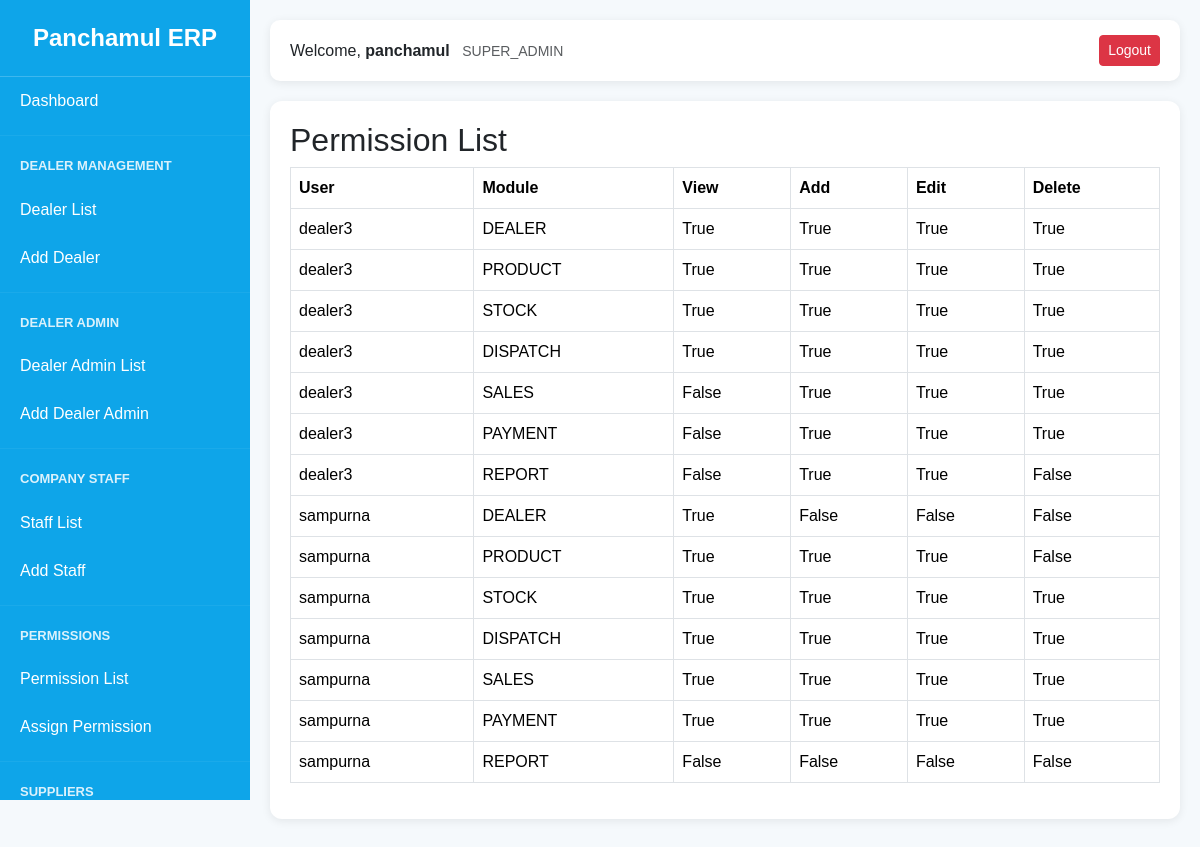
The app's page /permissions/ (signed in), older data.
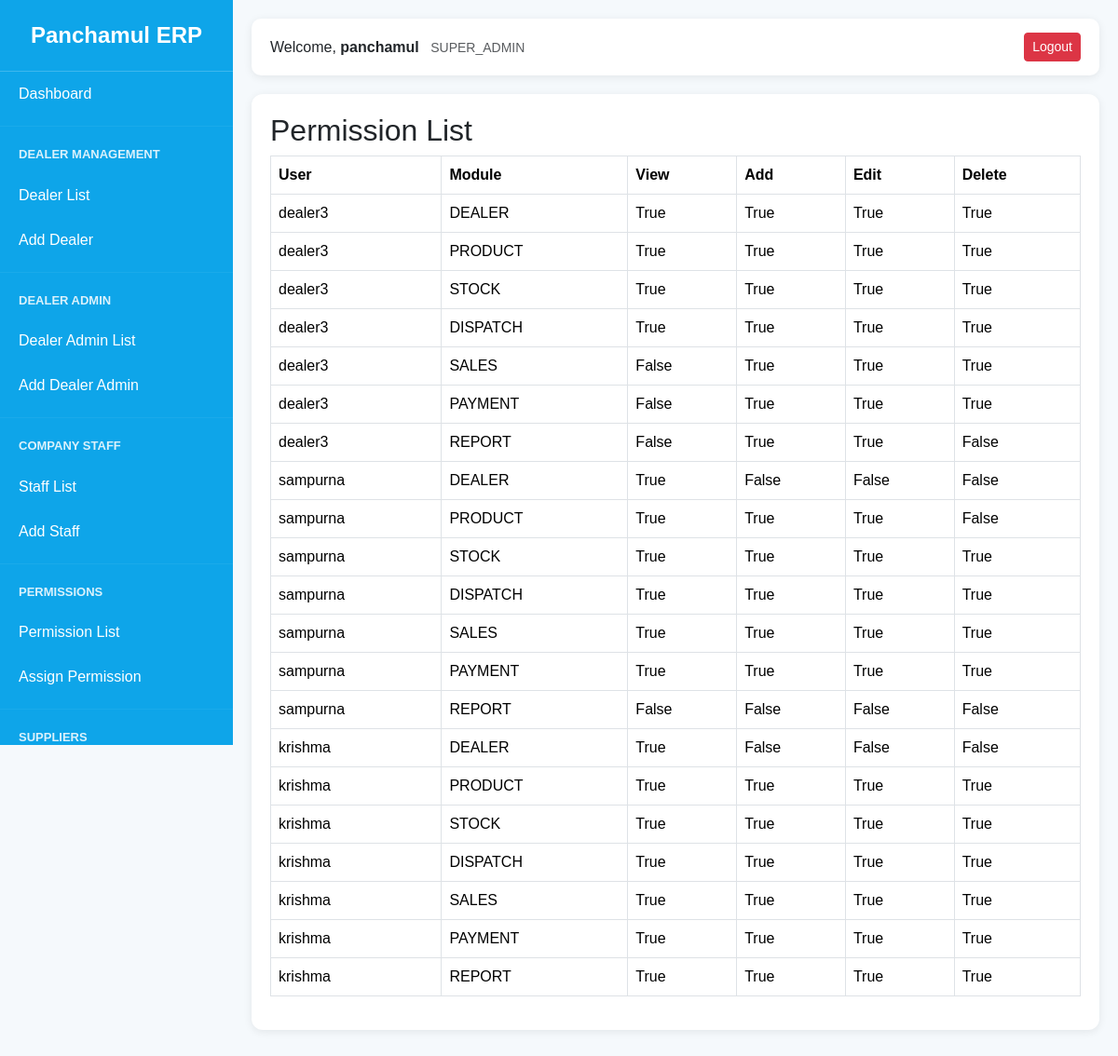
The same page, newer data.
### accounts/models.py (models this page shows, shortened)
class User(AbstractUser):
    ROLE_CHOICES = (
        ('SUPER_ADMIN', 'Super Admin'),
        ('COMPANY_STAFF', 'Company Staff'),
        ('DEALER_ADMIN', 'Dealer Admin'),
        ('DEALER_STAFF', 'Dealer Staff'),
    )
    role = models.CharField(
        max_length=20,
        choices=ROLE_CHOICES
    )
    phone = models.CharField(
        max_length=20,
        blank=True,
        null=True
    )
    is_active_user = models.BooleanField(
        default=True
    )

class ModulePermission(models.Model):
    MODULES = (
        ('DEALER', 'Dealer'),
        ('PRODUCT', 'Product'),
        ('STOCK', 'Stock'),
        ('DISPATCH', 'Dispatch'),
        ('SALES', 'Sales'),
        ('PAYMENT', 'Payment'),
        ('REPORT', 'Report'),
    )
    user = models.ForeignKey(
        User,
        on_delete=models.CASCADE
    )
    module = models.CharField(
        max_length=50,
        choices=MODULES
    )
    can_view = models.BooleanField(default=False)
    can_add = models.BooleanField(default=False)
    can_edit = models.BooleanField(default=False)
    can_delete = models.BooleanField(default=False)
    class Meta:
        unique_together = (
            'user',
            'module'
        )

### accounts/views.py (the view)
@login_required
def permission_list(request):
    permissions = ModulePermission.objects.select_related(
        'user'
    )
    return render(
        request,
        'dashboard/super_admin/permission_list.html',
        {
            'permissions': permissions
        }
    )

### accounts/context_processors.py (called while the page is built)
def user_permissions(request):
    permissions = {}
    if request.user.is_authenticated:
        perms = ModulePermission.objects.filter(
            user=request.user
        )
        for p in perms:
            permissions[p.module] = p
    return {
        'user_permissions': permissions
    }

### templates/dashboard/super_admin/permission_list.html
{% extends 'dashboard/base.html' %}
{% block content %}
<div class="card-box">
<h2>Permission List</h2>
<table class="table table-bordered">
<thead>
<tr>
<th>User</th>
<th>Module</th>
<th>View</th>
<th>Add</th>
<th>Edit</th>
<th>Delete</th>
</tr>
</thead>
<tbody>
{% for p in permissions %}
<tr>
<td>{{ p.user.username }}</td>
<td>{{ p.module }}</td>
<td>{{ p.can_view }}</td>
<td>{{ p.can_add }}</td>
<td>{{ p.can_edit }}</td>
<td>{{ p.can_delete }}</td>
</tr>
{% endfor %}
</tbody>
</table>
</div>
{% endblock %}

### templates/dashboard/base.html (shortened to what this page needs)
<!DOCTYPE html>
<html lang="en">
<head>
    <link href="https://cdn.jsdelivr.net/npm/bootstrap@5.3.3/dist/css/bootstrap.min.css"
          rel="stylesheet">
</head>
<body>
<div class="sidebar" id="sidebar">
    <div class="logo">
        Panchamul ERP
    </div>
    {% if request.user.role == 'SUPER_ADMIN' %}
        <a href="{% url 'super_dashboard' %}">
            Dashboard
        </a>
    {% else %}
        <a href="{% url 'staff_dashboard' %}">
            Dashboard
        </a>
    {% endif %}
    {% if request.user.role == 'SUPER_ADMIN' or user_permissions.DEALER.can_view %}
    <hr>
    <div class="menu-title">
        Dealer Management
    </div>
    <a href="{% url 'dealer_list' %}">
        Dealer List
    </a>
    {% if request.user.role == 'SUPER_ADMIN' or user_permissions.DEALER.can_add %}
    <a href="{% url 'dealer_create' %}">
        Add Dealer
    </a>
    {% endif %}
    {% endif %}
    {% if request.user.role == 'SUPER_ADMIN' %}
    <hr>
    <div class="menu-title">
        Dealer Admin
    </div>
    <a href="{% url 'dealer_admin_list' %}">
        Dealer Admin List
    </a>
    <a href="{% url 'dealer_admin_create' %}">
        Add Dealer Admin
    </a>
    {% endif %}
    {% if request.user.role == 'SUPER_ADMIN' %}
    <hr>
    <div class="menu-title">
        Company Staff
    </div>
    <a href="{% url 'staff_list' %}">
        Staff List
    </a>
    <a href="{% url 'staff_create' %}">
        Add Staff
    </a>
    {% endif %}
    {% if request.user.role == 'SUPER_ADMIN' %}
    <hr>
    <div class="menu-title">
        Permissions
    </div>
    <a href="{% url 'permission_list' %}">
        Permission List
    </a>
    <a href="{% url 'permission_assign' %}">
        Assign Permission
    </a>
    {% endif %}
    {% if request.user.role == 'SUPER_ADMIN' or can_product %}
    <hr>
    <div class="menu-title">
        Suppliers
    </div>
    {% endif %}
</div>
<div class="content">
    <div class="topbar d-flex justify-content-between align-items-center">
        <div>
            Welcome,
            <strong>
                {{ request.user.username }}
            </strong>
            <small class="text-muted ms-2">
                {{ request.user.role }}
            </small>
        </div>
        <div>
            <a href="{% url 'logout' %}"
               class="btn btn-danger btn-sm">
                Logout
            </a>
        </div>
    </div>
    {% block content %}
    {% endblock %}
</div>
</body>
</html>

### templates/dashboard/base.html (style rules this page uses)
body { margin:0; background:#f5f9fc; font-family: Arial, sans-serif; }
.sidebar { width:250px; height:100vh; position:fixed; top:0; left:0; background:#0EA5E9; color:white; overflow-y:auto; }
.logo { text-align:center; padding:20px; font-size:24px; font-weight:bold; border-bottom:1px solid rgba(255,255,255,.2); }
.menu-title { padding:10px 20px; font-size:13px; font-weight:bold; text-transform:uppercase; opacity:.85; }
.sidebar a { display:block; padding:12px 20px; color:white; text-decoration:none; transition:.3s; }
.content { margin-left:250px; padding:20px; }
.topbar { background:white; padding:15px 20px; border-radius:10px; box-shadow:0 2px 10px rgba(0,0,0,.08); margin-bottom:20px; }
.card-box { background:white; padding:20px; border-radius:12px; box-shadow:0 2px 10px rgba(0,0,0,.08); margin-bottom:20px; }
hr { margin:10px 0; border-color:rgba(255,255,255,.2); }

Row changes from the older to the newer data that the page shows:
added ModulePermission: user.username "krishma", module "DEALER", can_view "True", can_add "False", can_edit "False", can_delete "False"
added ModulePermission: user.username "krishma", module "PRODUCT", can_view "True", can_add "True", can_edit "True", can_delete "True"
added ModulePermission: user.username "krishma", module "STOCK", can_view "True", can_add "True", can_edit "True", can_delete "True"
added ModulePermission: user.username "krishma", module "DISPATCH", can_view "True", can_add "True", can_edit "True", can_delete "True"
added ModulePermission: user.username "krishma", module "SALES", can_view "True", can_add "True", can_edit "True", can_delete "True"
added ModulePermission: user.username "krishma", module "PAYMENT", can_view "True", can_add "True", can_edit "True", can_delete "True"
added ModulePermission: user.username "krishma", module "REPORT", can_view "True", can_add "True", can_edit "True", can_delete "True"
